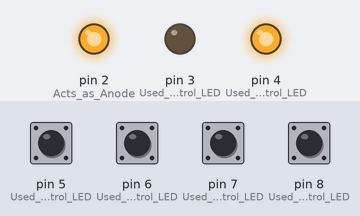
The sketch below on a simulated Arduino Uno, built with avr-gcc and run on an emulated ATmega328P. Parts: output pins drawn as LEDs (lit = HIGH). The inputs (shaded band) are chosen by the test bench; at power-on: pin 5 (Used_to_control_LED), pin 6 (Used_to_control_LED), pin 7 (Used_to_control_LED), pin 8 (Used_to_control_LED) HIGH. What the sketch prints to the serial monitor is not drawn.

Above: at 0.1 s.
Timing chart, 0 to 1.6 s (numbered marks = the images above):
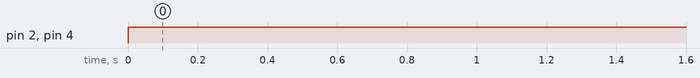

Measured:
- by itself, pin 2 (Acts_as_Anode), pin 4 (Used_to_control_LED): LOW → HIGH at 0.00 s

The sketch:

testButtons.ino
```cpp
int v2=1;
int v3=1;
int v4=1;
int v5=1;
int v6=1;
int v7=1;
int v8=1;

// the setup function runs once when you press reset or power the board
void setup() {
  // initialize digital pin 13 as an output.
  Serial.begin(9600);

  pinMode(2, OUTPUT); //Acts as Anode.
  pinMode(3, OUTPUT); //Used to control LED. A
  pinMode(4, OUTPUT); //Used to control LED. B
  pinMode(5, INPUT_PULLUP); //Used to control LED. B
  pinMode(6, INPUT_PULLUP); //Used to control LED. B
  pinMode(7, INPUT_PULLUP); //Used to control LED. B
  pinMode(8, INPUT_PULLUP); //Used to control LED. B
}

// the loop function runs over and over again forever
void loop() {
  digitalWrite(2,HIGH);
  digitalWrite(3,LOW);
  digitalWrite(4,HIGH);
  v2 = digitalRead(2);
  v3 = digitalRead(3);
  v4 = digitalRead(4);
  v5 = digitalRead(5);
  v6 = digitalRead(6);
  v7 = digitalRead(7);
  v8 = digitalRead(8);
  Serial.print("2: ");
  Serial.println(v2);
  Serial.print("3: ");
  Serial.println(v3);
  Serial.print("4: ");
  Serial.println(v4);
  Serial.print("5: ");
  Serial.println(v5);
  Serial.print("6: ");
  Serial.println(v6);
  Serial.print("7: ");
  Serial.println(v7);
  Serial.print("8: ");
  Serial.println(v8);
  Serial.println(" ");
  delay(500);


}
```
